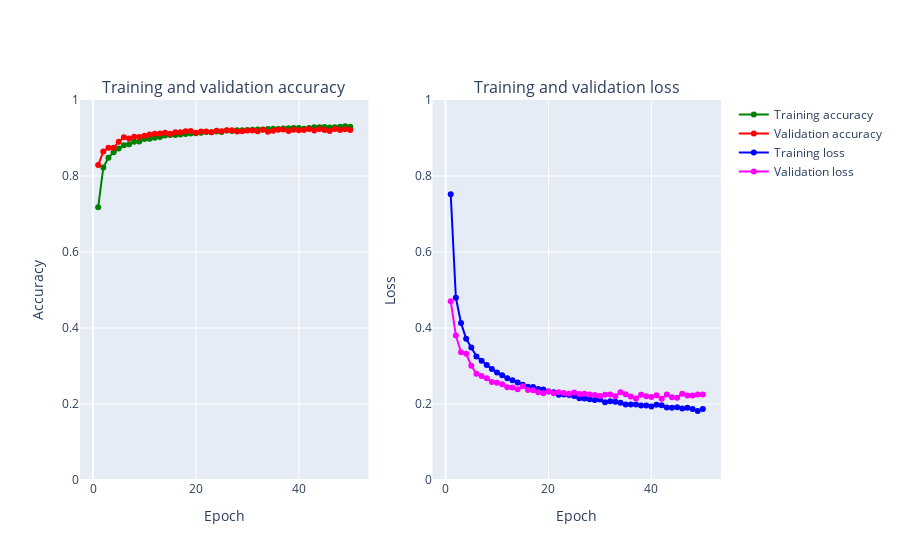

Notebook code cell kept with this figure:
### Code cell
plot_accuracy_and_loss(train_model)

### Figure 1 — Plotly figure (JSON) as saved in the notebook; plotly's stock layout.template omitted (floating-point values rounded to 4 significant figures)
{"data": [{"marker": {"color": "Green"}, "mode": "markers+lines", "name": "Training accuracy", "text": ["1", "2", "3", "4", "5", "6", "7", "8", "9", "10", "11", "12", "13", "14", "15", "16", "17", "18", "19", "20", "21", "22", "23", "24", "25", "26", "27", "28", "29", "30", "31", "32", "33", "34", "35", "36", "37", "38", "39", "40", "41", "42", "43", "44", "45", "46", "47", "48", "49", "50"], "type": "scatter", "x": [1, 2, 3, 4, 5, 6, 7, 8, 9, 10, 11, 12, 13, 14, 15, 16, 17, 18, 19, 20, 21, 22, 23, 24, 25, 26, 27, 28, 29, 30, 31, 32, 33, 34, 35, 36, 37, 38, 39, 40, 41, 42, 43, 44, 45, 46, 47, 48, 49, 50], "xaxis": "x", "y": [0.718, 0.8221, 0.8483, 0.8623, 0.8725, 0.8811, 0.8835, 0.8904, 0.891, 0.8972, 0.8982, 0.9006, 0.9027, 0.9065, 0.9082, 0.9082, 0.9091, 0.9108, 0.9117, 0.9126, 0.9139, 0.9157, 0.915, 0.9168, 0.9156, 0.9197, 0.9183, 0.9203, 0.9205, 0.9213, 0.9217, 0.9223, 0.9222, 0.9236, 0.9244, 0.9238, 0.9249, 0.9259, 0.9262, 0.9262, 0.9241, 0.9264, 0.928, 0.9285, 0.9289, 0.9279, 0.9281, 0.9299, 0.9311, 0.9295], "yaxis": "y"}, {"marker": {"color": "Red"}, "mode": "markers+lines", "name": "Validation accuracy", "text": ["1", "2", "3", "4", "5", "6", "7", "8", "9", "10", "11", "12", "13", "14", "15", "16", "17", "18", "19", "20", "21", "22", "23", "24", "25", "26", "27", "28", "29", "30", "31", "32", "33", "34", "35", "36", "37", "38", "39", "40", "41", "42", "43", "44", "45", "46", "47", "48", "49", "50"], "type": "scatter", "x": [1, 2, 3, 4, 5, 6, 7, 8, 9, 10, 11, 12, 13, 14, 15, 16, 17, 18, 19, 20, 21, 22, 23, 24, 25, 26, 27, 28, 29, 30, 31, 32, 33, 34, 35, 36, 37, 38, 39, 40, 41, 42, 43, 44, 45, 46, 47, 48, 49, 50], "xaxis": "x", "y": [0.8288, 0.8642, 0.8743, 0.8741, 0.8904, 0.9018, 0.8984, 0.9036, 0.9028, 0.9058, 0.909, 0.911, 0.9121, 0.9136, 0.9114, 0.9148, 0.9151, 0.9175, 0.9183, 0.914, 0.9169, 0.917, 0.9154, 0.919, 0.9176, 0.9203, 0.9201, 0.9168, 0.9175, 0.92, 0.9198, 0.9176, 0.9216, 0.9166, 0.9193, 0.9214, 0.9226, 0.9182, 0.9218, 0.9203, 0.9211, 0.9238, 0.92, 0.9234, 0.9212, 0.9187, 0.9236, 0.9212, 0.9233, 0.9208], "yaxis": "y"}, {"marker": {"color": "Blue"}, "mode": "markers+lines", "name": "Training loss", "text": ["1", "2", "3", "4", "5", "6", "7", "8", "9", "10", "11", "12", "13", "14", "15", "16", "17", "18", "19", "20", "21", "22", "23", "24", "25", "26", "27", "28", "29", "30", "31", "32", "33", "34", "35", "36", "37", "38", "39", "40", "41", "42", "43", "44", "45", "46", "47", "48", "49", "50"], "type": "scatter", "x": [1, 2, 3, 4, 5, 6, 7, 8, 9, 10, 11, 12, 13, 14, 15, 16, 17, 18, 19, 20, 21, 22, 23, 24, 25, 26, 27, 28, 29, 30, 31, 32, 33, 34, 35, 36, 37, 38, 39, 40, 41, 42, 43, 44, 45, 46, 47, 48, 49, 50], "xaxis": "x2", "y": [0.7519, 0.4796, 0.4134, 0.3717, 0.3485, 0.3251, 0.3138, 0.3025, 0.2918, 0.2827, 0.276, 0.2676, 0.2628, 0.2566, 0.2504, 0.2453, 0.2447, 0.2392, 0.2381, 0.2328, 0.2311, 0.2245, 0.2253, 0.2235, 0.2211, 0.2153, 0.2145, 0.2128, 0.2102, 0.2122, 0.2047, 0.2071, 0.2058, 0.2034, 0.1986, 0.199, 0.1984, 0.1962, 0.1959, 0.1935, 0.1983, 0.1965, 0.191, 0.19, 0.1911, 0.1881, 0.19, 0.1871, 0.1813, 0.187], "yaxis": "y2"}, {"marker": {"color": "Magenta"}, "mode": "markers+lines", "name": "Validation loss", "text": ["1", "2", "3", "4", "5", "6", "7", "8", "9", "10", "11", "12", "13", "14", "15", "16", "17", "18", "19", "20", "21", "22", "23", "24", "25", "26", "27", "28", "29", "30", "31", "32", "33", "34", "35", "36", "37", "38", "39", "40", "41", "42", "43", "44", "45", "46", "47", "48", "49", "50"], "type": "scatter", "x": [1, 2, 3, 4, 5, 6, 7, 8, 9, 10, 11, 12, 13, 14, 15, 16, 17, 18, 19, 20, 21, 22, 23, 24, 25, 26, 27, 28, 29, 30, 31, 32, 33, 34, 35, 36, 37, 38, 39, 40, 41, 42, 43, 44, 45, 46, 47, 48, 49, 50], "xaxis": "x2", "y": [0.4705, 0.3801, 0.3361, 0.3321, 0.3007, 0.2795, 0.2739, 0.2676, 0.2578, 0.2557, 0.2522, 0.2439, 0.2433, 0.2387, 0.2464, 0.237, 0.2363, 0.2309, 0.2281, 0.2332, 0.2281, 0.2307, 0.2288, 0.2267, 0.23, 0.2264, 0.2269, 0.2247, 0.2236, 0.2211, 0.2243, 0.2249, 0.2201, 0.2306, 0.2256, 0.2196, 0.2142, 0.2246, 0.2202, 0.2187, 0.2233, 0.2138, 0.2249, 0.2177, 0.2167, 0.2269, 0.2221, 0.2224, 0.2248, 0.2252], "yaxis": "y2"}], "layout": {"annotations": [{"font": {"size": 16}, "showarrow": false, "text": "Training and validation accuracy", "x": 0.225, "xanchor": "center", "xref": "paper", "y": 1, "yanchor": "bottom", "yref": "paper"}, {"font": {"size": 16}, "showarrow": false, "text": "Training and validation loss", "x": 0.775, "xanchor": "center", "xref": "paper", "y": 1, "yanchor": "bottom", "yref": "paper"}], "xaxis": {"anchor": "y", "domain": [0, 0.45], "title": {"text": "Epoch"}}, "xaxis2": {"anchor": "y2", "domain": [0.55, 1], "title": {"text": "Epoch"}}, "yaxis": {"anchor": "x", "domain": [0, 1], "range": [0, 1], "title": {"text": "Accuracy"}}, "yaxis2": {"anchor": "x2", "domain": [0, 1], "range": [0, 1], "title": {"text": "Loss"}}}}
